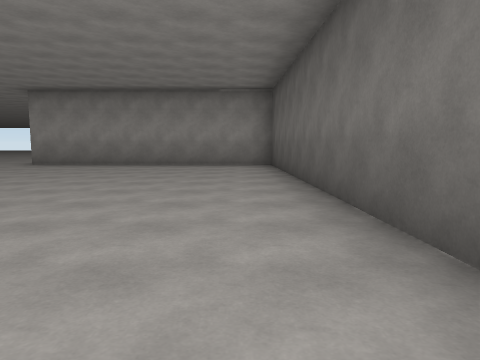
[1] (above)

16 first-person views from a walk through a scene from a Unity 3-D project. The camera is 1.3 m above the floor, tilts 6° down and sees 70° across. The floor is counted in squares, 2.49 m on a side. Each view is taken from the middle of a square. On the plan, view 1 faces up. The plan holds only what a view shows up to about 9 squares ahead; the rest is blank. The place goes on beyond the plan. The player is left out.

[2]
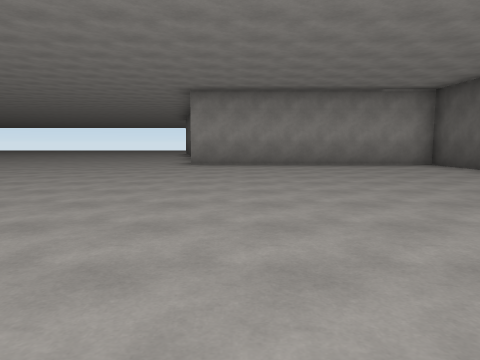

[3]
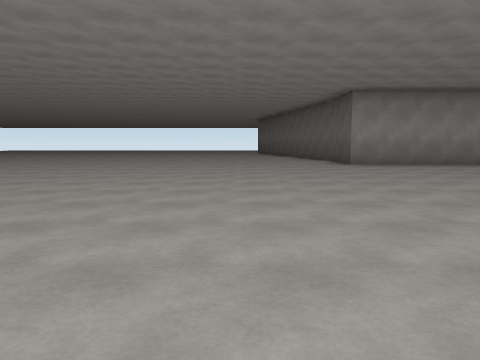

[4]
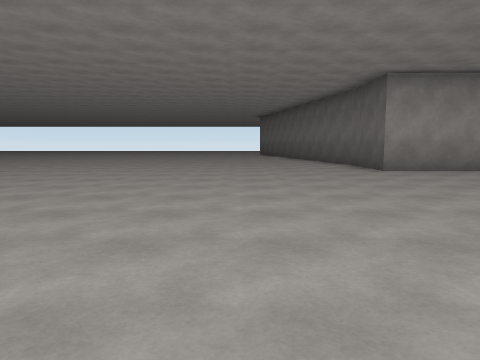

[5]
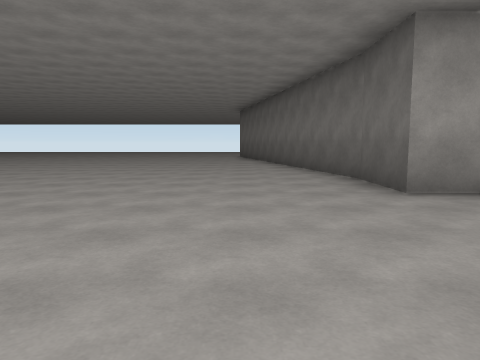

[6]
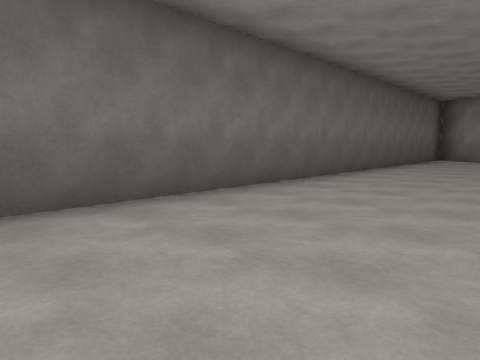

[7]
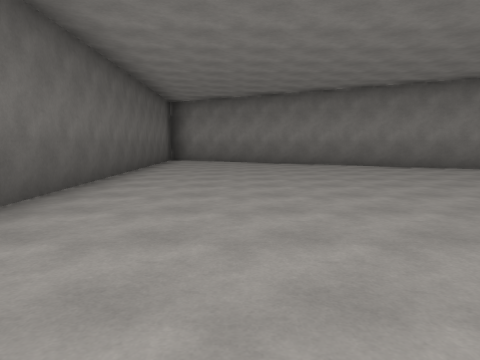

[8]
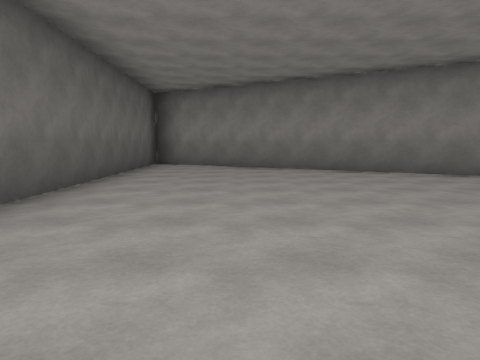

[9]
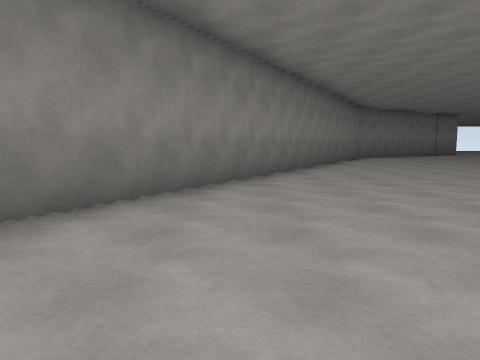

[10]
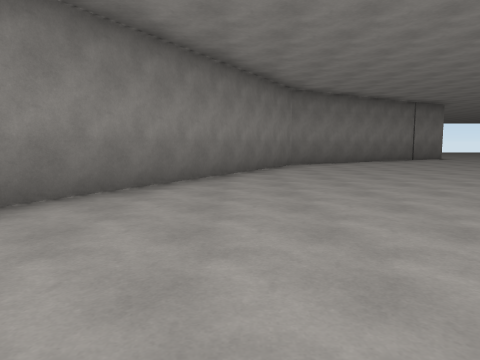

[11]
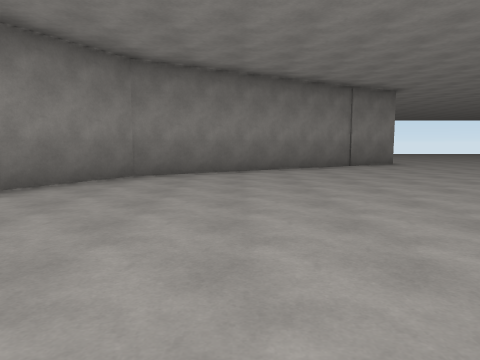

[12]
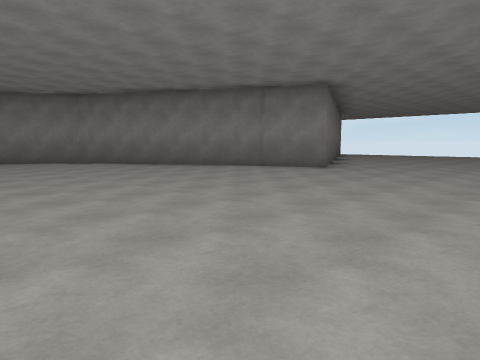

[13]
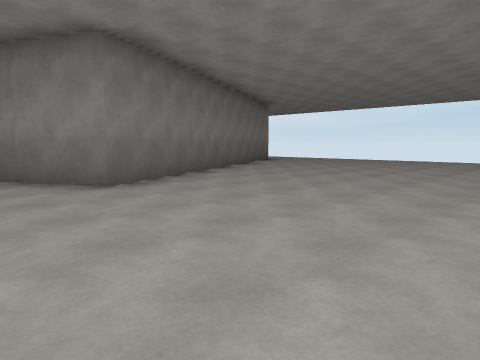

[14]
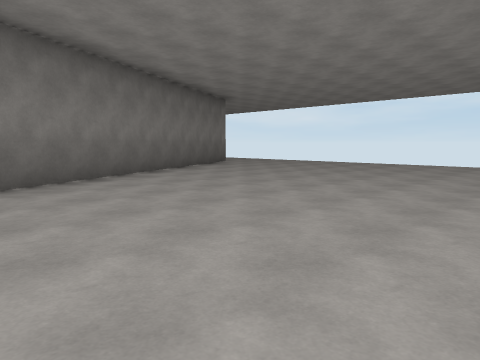

[15]
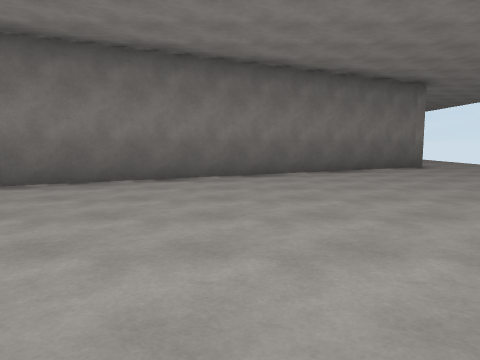

[16]
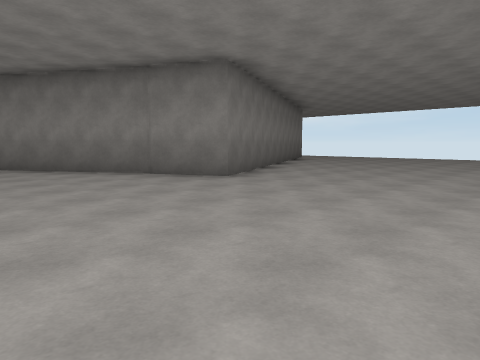

### Floor plan
Points are (right, up) in squares from view 1. A wall is a line through its corners. A room is listed if a view was taken in it or the views show most of it. See-through windows are left out.
Room 1 (views 1, 2, 3, 4, 5, 6, 7, 8, 9, 10, 11, 12, 13, 14, 15, 16)
walls: (-5.2, 10.1) (-5.5, 11.5); (-23.5, 3.5) (-16.9, 6.9) (-13.5, 1.3) (1, -7.1); (1.2, -7) (0.8, 8.5) (-5.2, 8.6) (-5.2, 10.2)

Positions as (right, up) in squares from view 1, and headings:
1: (0, 0), facing up
2: (-4, 0), facing up
3: (-8, 0), facing up
4: (-8, 2), facing up
5: (-7, 5), facing up
6: (-2, 5), facing down-right
7: (-1, 4), facing down
8: (-1, 2), facing down
9: (-1, -3), facing left
10: (-5, 0), facing left
11: (-8, 3), facing left
12: (-10, 11), facing down-left
13: (-15, 11), facing down-left
14: (-17, 11), facing down-left
15: (-20, 11), facing down
16: (-13, 11), facing down-left
